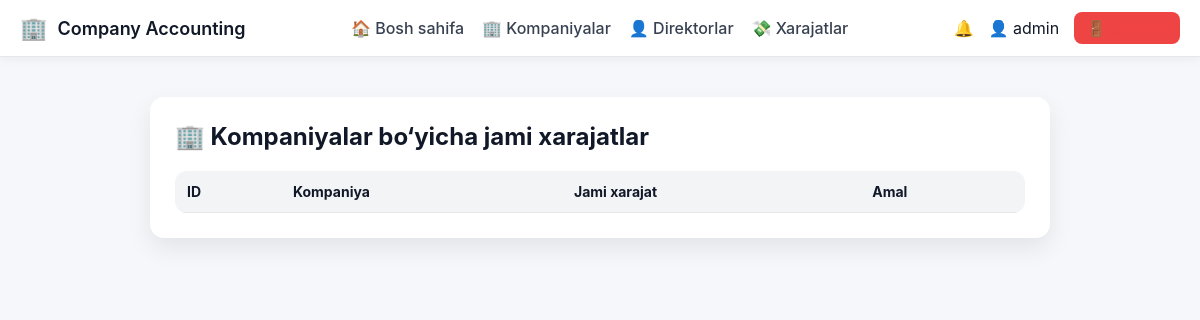
Before: /admin/expenses/companies (signed in) with the older database file.
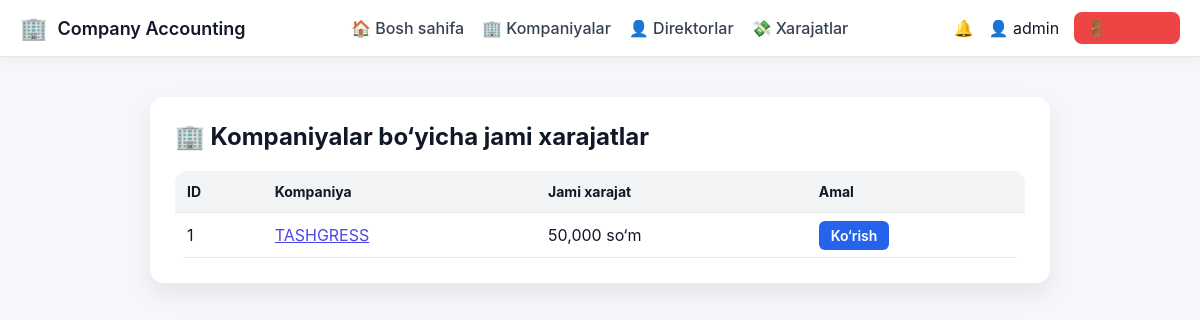
After: the same page with the newer database file.
### tables this page shows
CREATE TABLE companies (
        id INTEGER PRIMARY KEY AUTOINCREMENT,
        name TEXT,
        balance INTEGER DEFAULT 0,
        created_at TEXT
    );

### app.py (the view)
@app.route("/admin/expenses/companies")
def admin_expenses_by_company():
    if session.get("role") != "admin":
        return "Ruxsat yo'q ❌"
    conn = get_db()
    c = conn.cursor()
    c.execute("""
        SELECT
            c.id,
            c.name,
            IFNULL(SUM(e.amount),0) AS total_expense
        FROM companies c
        LEFT JOIN expenses e ON e.company_id = c.id
        GROUP BY c.id, c.name
        ORDER BY total_expense DESC
    """)
    companies = c.fetchall()
    conn.close()
    return render_template("admin_expenses_companies.html", companies=companies)

### app.py (called while the page is built)
def get_db():
    conn = sqlite3.connect("users.db")
    conn.row_factory = sqlite3.Row
    return conn

@app.context_processor
def inject_notifications():
    return {
        "notifications": [],
        "last_expense": session.get("last_expense")
    }

### templates/admin_expenses_companies.html (shortened to what this page needs)
<!DOCTYPE html>
<html lang="uz">
<head>
    <link rel="stylesheet" href="{{ url_for('static', filename='style.css') }}">
</head>
<body>
{% include "navbar.html" %}
<div class="container">
    <h2>🏢 Kompaniyalar bo‘yicha jami xarajatlar</h2>
    <table>
        <tr>
            <th>ID</th>
            <th>Kompaniya</th>
            <th>Jami xarajat</th>
            <th>Amal</th>
        </tr>
        {% for c in companies %}
        <tr>
            <td>{{ c[0] }}</td>
            <td>
                <a href="{{ url_for('admin_company_directors', company_id=c[0]) }}">
                    {{ c[1] }}
                </a>
            </td>
            <td>{{ "{:,}".format(c[2]) }} so‘m</td>
            <td>
                <a class="btn"
                   href="{{ url_for('admin_company_directors', company_id=c[0]) }}">
                    Ko‘rish
                </a>
            </td>
        </tr>
        {% endfor %}
    </table>
</div>
</body>
</html>

Changed rows visible on the page:
added companies: id "1", name "TASHGRESS", balance "50,000"
